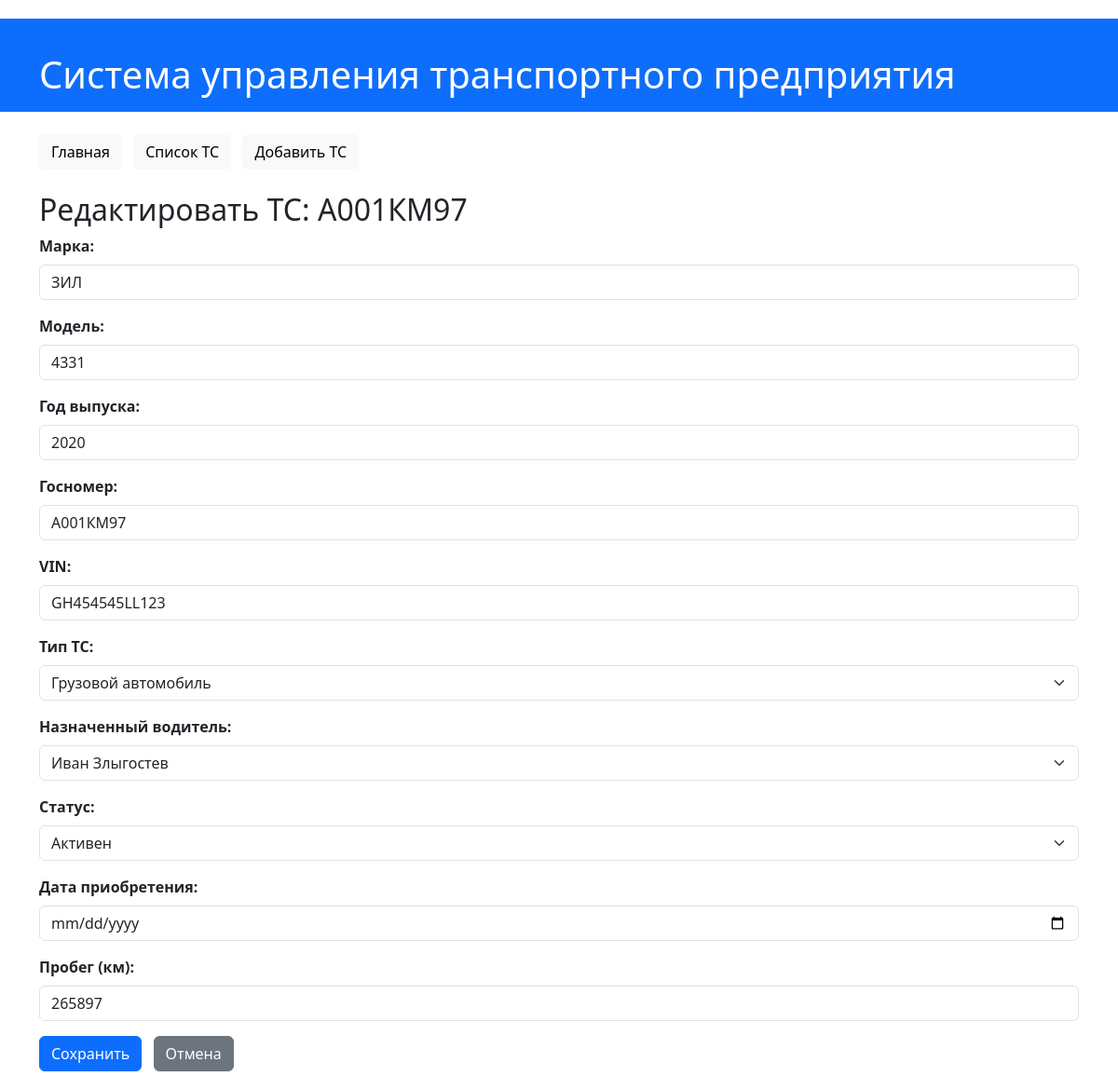
The app's page /vehicles/7/edit/, older data.
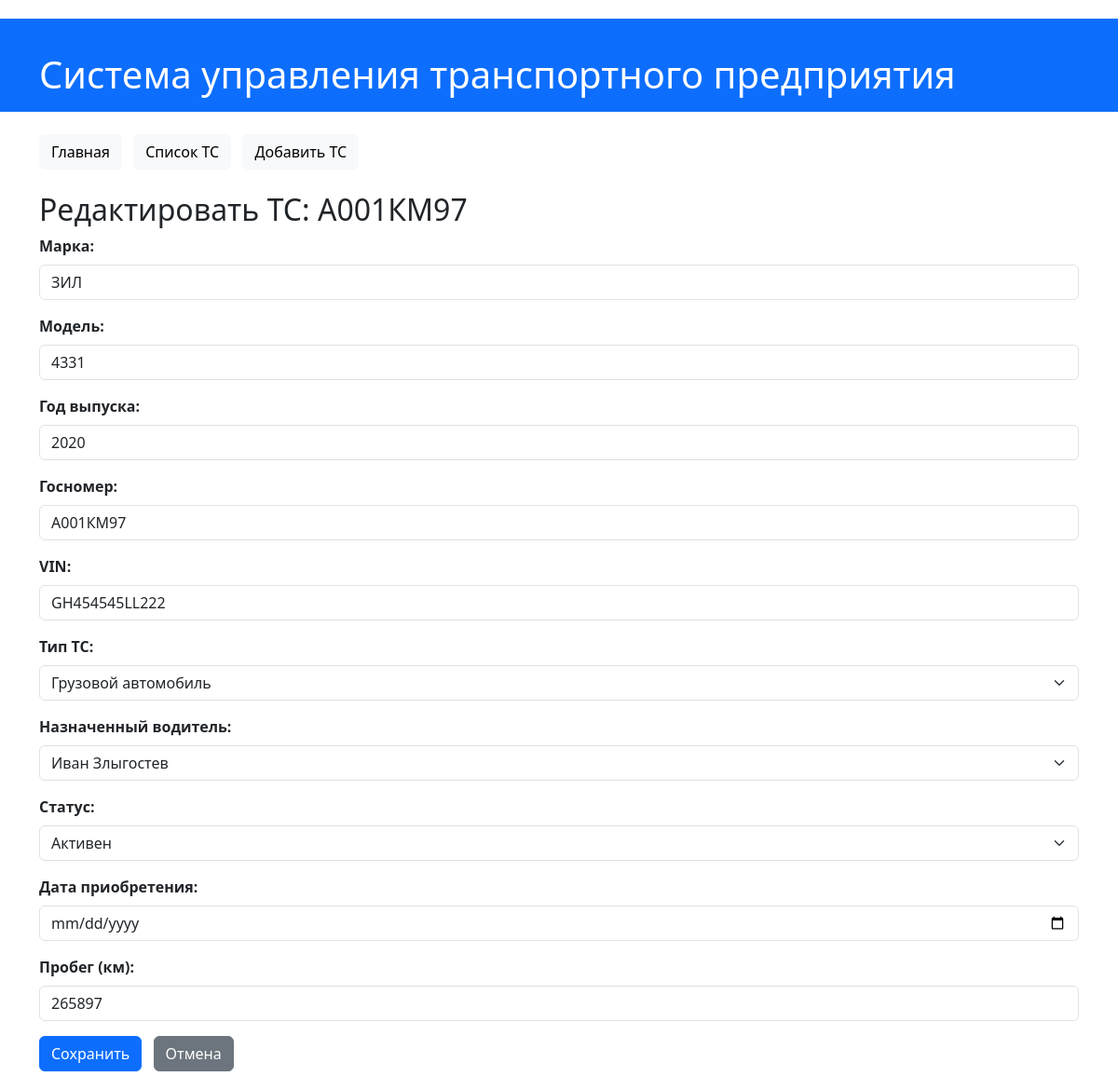
The same page, newer data.
### transport/models.py (models this page shows, shortened)
class Vehicle(models.Model):
    make = models.CharField(max_length=100, verbose_name="Марка")
    model = models.CharField(max_length=100, verbose_name="Модель")
    year = models.PositiveSmallIntegerField(verbose_name="Год выпуска")
    license_plate = models.CharField(max_length=20, unique=True, verbose_name="Госномер")
    vin = models.CharField(max_length=17, unique=True, blank=True, null=True, verbose_name="VIN")
    vehicle_type = models.ForeignKey(VehicleType, on_delete=models.SET_NULL, null=True, blank=True, verbose_name="Тип ТС")
    driver = models.ForeignKey(Driver, on_delete=models.SET_NULL, null=True, blank=True, verbose_name="Назначенный водитель")
    status = models.CharField(
        max_length=50,
        choices=[
            ('active', 'Активен'),
            ('in_repair', 'В ремонте'),
            ('retired', 'Списан'),
            ('idle', 'Простаивает'),
        ],
        default='active',
        verbose_name="Статус"
    )
    acquisition_date = models.DateField(verbose_name="Дата приобретения")
    mileage = models.PositiveIntegerField(default=0, verbose_name="Пробег (км)")
    class Meta:
        verbose_name = "Транспортное средство"
        verbose_name_plural = "Транспортные средства"
        ordering = ['license_plate']
    def display_driver(self):
        return self.driver if self.driver else "Не назначен"
    display_driver.short_description = "Водитель"
    def is_in_repair(self):
        return self.status == 'in_repair'
    is_in_repair.boolean = True
    is_in_repair.short_description = "В ремонте?"

### transport/views.py (the view)
# urls.py: path('vehicles/<int:pk>/edit/', views.vehicle_update, name='vehicle_update'),
def vehicle_update(request, pk):
    vehicle = get_object_or_404(Vehicle, pk=pk)  # Получаем существующий объект
    if request.method == 'POST':
        form = VehicleForm(request.POST,
                           instance=vehicle)  # Создаем форму, заполняя ее POST-данными и привязывая к существующему объекту
        if form.is_valid():
            form.save()  # Сохраняем изменения в БД
            return redirect('vehicle_detail', pk=vehicle.pk)  # Перенаправляем на страницу обновленного ТС
    else:
        form = VehicleForm(instance=vehicle)  # Создаем форму, предзаполняя ее данными из объекта
    context = {
        'form': form,
        'vehicle': vehicle,
        'title': f'Редактировать ТС: {vehicle.license_plate}'
    }
    return render(request, 'transport/vehicle_form.html', context)  # Используем тот же шаблон формы

### transport/forms.py
class VehicleForm(forms.ModelForm):
    class Meta:
        model = Vehicle
        fields = [
            'make',
            'model',
            'year',
            'license_plate',
            'vin',
            'vehicle_type',
            'driver',
            'status',
            'acquisition_date',
            'mileage',
        ]
        widgets = {
             'acquisition_date': forms.DateInput(attrs={'type': 'date', 'class': 'form-control'}),
             'vehicle_type': forms.Select(attrs={'class': 'form-select'}),
             'driver': forms.Select(attrs={'class': 'form-select'}),
             'status': forms.Select(attrs={'class': 'form-select'}),
             'make': forms.TextInput(attrs={'class': 'form-control'}),
             'model': forms.TextInput(attrs={'class': 'form-control'}),
             'year': forms.NumberInput(attrs={'class': 'form-control'}),
             'license_plate': forms.TextInput(attrs={'class': 'form-control'}),
             'vin': forms.TextInput(attrs={'class': 'form-control'}),
             'mileage': forms.NumberInput(attrs={'class': 'form-control'}),
        }

### transport/models.py (called while the page is built)
    def __str__(self):
        return self.name

### transport/templates/transport/vehicle_form.html (shortened to what this page needs)
{% extends 'transport/base.html' %}
{% block content %}
    <h2>{{ title }}</h2>
    <form method="post">
        {% for field in form %}
            <div class="form-group">
                {{ field.label_tag }}
                {{ field }}
            </div>
        {% endfor %}
        <button type="submit" class="btn btn-primary me-2">Сохранить</button>
        {% if vehicle %}
            <a href="{% url 'vehicle_detail' vehicle.pk %}" class="btn btn-secondary">Отмена</a>
        {% else %}
            <a href="{% url 'vehicle_list' %}" class="btn btn-secondary">Отмена</a>
        {% endif %}
    </form>
{% endblock %}

Row changes from the older to the newer data that the page shows:
changed Vehicle "ЗИЛ": vin "GH454545LL123" → "GH454545LL222"
